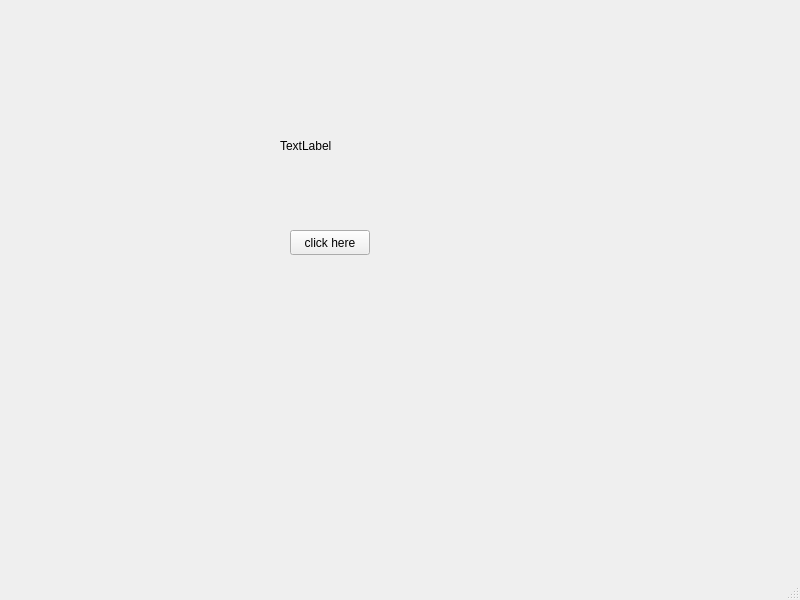
<?xml version="1.0" encoding="UTF-8"?>
<ui version="4.0">
 <class>Probando2</class>
 <widget class="QMainWindow" name="Probando2">
  <property name="geometry">
   <rect>
    <x>0</x>
    <y>0</y>
    <width>800</width>
    <height>600</height>
   </rect>
  </property>
  <property name="windowTitle">
   <string>MainWindow</string>
  </property>
  <widget class="QWidget" name="centralwidget">
   <widget class="QPushButton" name="pushButton">
    <property name="geometry">
     <rect>
      <x>290</x>
      <y>230</y>
      <width>80</width>
      <height>25</height>
     </rect>
    </property>
    <property name="text">
     <string>click here</string>
    </property>
   </widget>
   <widget class="QLabel" name="labelSecond">
    <property name="geometry">
     <rect>
      <x>280</x>
      <y>120</y>
      <width>331</width>
      <height>51</height>
     </rect>
    </property>
    <property name="text">
     <string>TextLabel</string>
    </property>
   </widget>
  </widget>
  <widget class="QMenuBar" name="menubar">
   <property name="geometry">
    <rect>
     <x>0</x>
     <y>0</y>
     <width>800</width>
     <height>22</height>
    </rect>
   </property>
  </widget>
  <widget class="QStatusBar" name="statusbar"/>
 </widget>
 <resources/>
 <connections/>
</ui>
